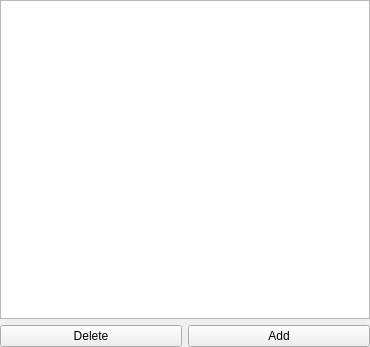
<?xml version="1.0" encoding="UTF-8"?>
<ui version="4.0">
 <class>ResourceListWidget</class>
 <widget class="QWidget" name="ResourceListWidget">
  <property name="geometry">
   <rect>
    <x>0</x>
    <y>0</y>
    <width>370</width>
    <height>347</height>
   </rect>
  </property>
  <property name="windowTitle">
   <string>Form</string>
  </property>
  <layout class="QVBoxLayout" name="verticalLayout">
   <property name="leftMargin">
    <number>0</number>
   </property>
   <property name="topMargin">
    <number>0</number>
   </property>
   <property name="rightMargin">
    <number>0</number>
   </property>
   <property name="bottomMargin">
    <number>0</number>
   </property>
   <item>
    <widget class="QListView" name="listView">
     <property name="sizePolicy">
      <sizepolicy hsizetype="Preferred" vsizetype="Expanding">
       <horstretch>0</horstretch>
       <verstretch>0</verstretch>
      </sizepolicy>
     </property>
    </widget>
   </item>
   <item>
    <layout class="QHBoxLayout" name="horizontalLayout_2">
     <property name="leftMargin">
      <number>0</number>
     </property>
     <property name="bottomMargin">
      <number>0</number>
     </property>
     <item>
      <widget class="QPushButton" name="btnDelete">
       <property name="text">
        <string>Delete</string>
       </property>
      </widget>
     </item>
     <item>
      <widget class="QPushButton" name="btnAdd">
       <property name="text">
        <string>Add</string>
       </property>
      </widget>
     </item>
    </layout>
   </item>
  </layout>
 </widget>
 <resources/>
 <connections/>
</ui>
